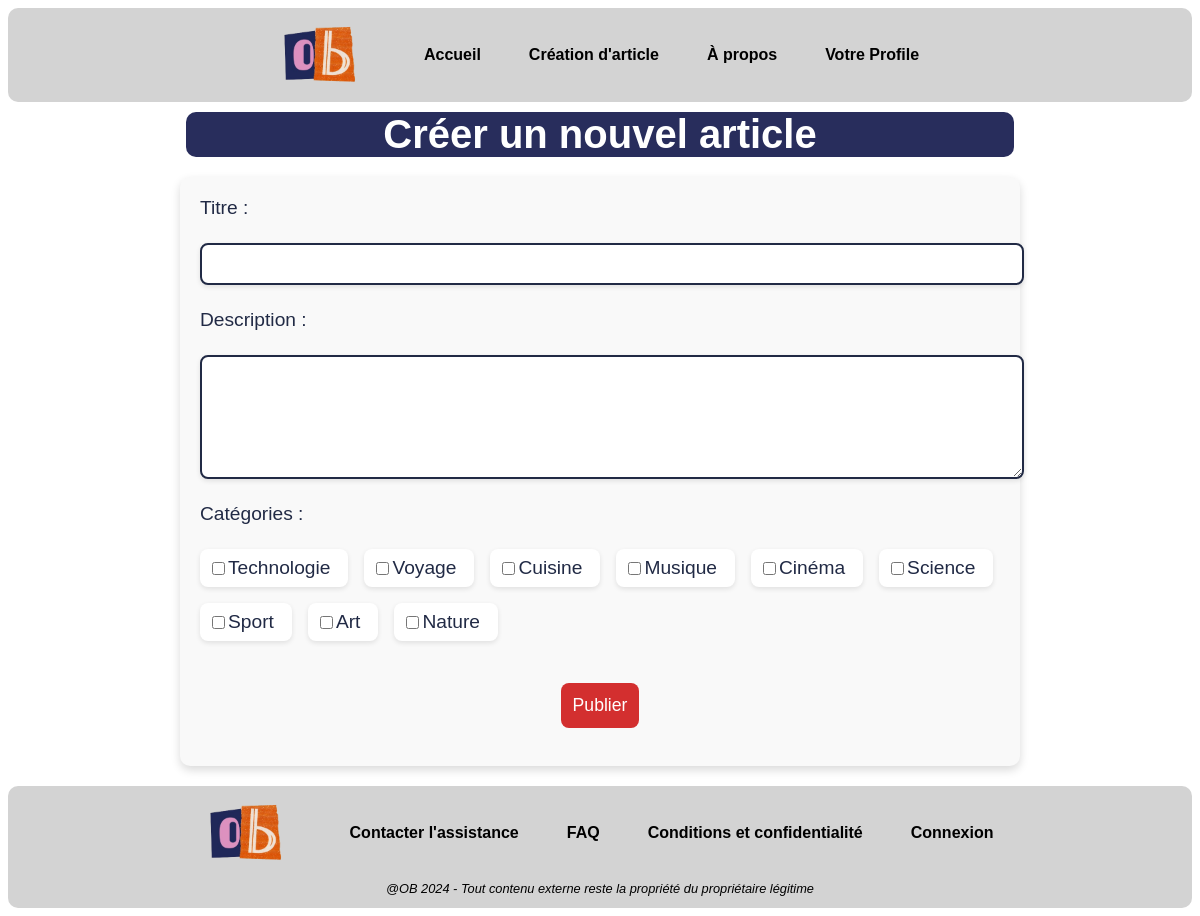
Screenshot of /creationArticle.php (signed in) with the database file from the repository.
### tables this page shows
CREATE TABLE IF NOT EXISTS `categorie` (
  `id` int NOT NULL AUTO_INCREMENT COMMENT 'Identifiant unique de la catégorie.',
  `nom` varchar(50) NOT NULL COMMENT 'Nom de la catégorie.',
  PRIMARY KEY (`id`)
);

### creationArticle.php (the view, shortened to what this page needs)
<?php
include "pagesOutils/connDB.php";
$sqlCategories = "SELECT id, nom FROM categorie";
$resultCategories = $conn->query($sqlCategories);
$categories = [];
while ($row = $resultCategories->fetch_assoc()) {
    $categories[] = $row;
}
?>
<!DOCTYPE html>
<html>
    <head>
        <link rel="stylesheet" href="creationArticle.css">
    </head>
    <?php include "pagesOutils/header.php" ?>
    <body>
        <h1>Créer un nouvel article</h1>
        <form method="post">
            <label for="titre">Titre :</label>
            <input type="text" id="titre" name="titre" required>
            <label for="description">Description :</label>
            <textarea id="description" name="description" required></textarea>
            <label for="categories">Catégories :</label>
            <div id="categories">
                <?php foreach ($categories as $categorie): ?>
                    <div>
                        <input type="checkbox" id="categorie_<?php echo $categorie['id']; ?>" name="categories[]" value="<?php echo $categorie['id']; ?>">
                        <label for="categorie_<?php echo $categorie['id']; ?>"><?php echo htmlspecialchars($categorie['nom']); ?></label>
                    </div>
                <?php endforeach; ?>
            </div>
            <button type="submit">Publier</button>
        </form>
    </body>
    <?php include "pagesOutils/footer.php" ?>
</html>

### creationArticle.css (style rules this page uses)
label { margin-right: 10px; font-size: 1.2em; color: #212A45; }
h1 { font-size: 2.5em; color: white; font-family: "Century Gothic", sans-serif; text-align: center; margin : 10px auto ; font-weight: bold; border-radius: 10px; background-color: #282d5c; width: 70%; }
button { padding: 10px 20px; background-color: #f44336; margin: 1em; color: white; border: none; border-radius: 5px; cursor: pointer; justify-self: center; align-self: center; }
form { background-color: #f9f9f9; padding: 20px; border-radius: 10px; box-shadow: 0 4px 10px rgba(0, 0, 0, 0.15); max-width: 800px; margin: 20px auto; display: flex; flex-direction: column; gap: 1.5em; font-family: "Century Gothic", sans-serif; }
form label { font-size: 1.2em; color: #212A45; }
form input[type="text"], form textarea { width: 100%; padding: 10px; border: 2px solid #212A45; border-radius: 8px; box-shadow: 0 2px 5px rgba(0, 0, 0, 0.1); transition: box-shadow 0.3s ease; font-size: 1em; }
form textarea { resize: vertical; min-height: 100px; }
#categories { display: flex; flex-wrap: wrap; gap: 1em; }
#categories div { display: flex; align-items: center; background-color: #fff; padding: 8px; border-radius: 8px; box-shadow: 0 2px 5px rgba(0, 0, 0, 0.1); transition: box-shadow 0.3s ease; }
button[type="submit"] { background-color: #d32f2f; color: white; border: none; padding: 12px; font-size: 1.1em; border-radius: 8px; cursor: pointer; align-self: center; transition: background-color 0.3s ease; }

### rows the page displays
categorie: nom "Technologie"
categorie: nom "Voyage"
categorie: nom "Cuisine"
categorie: nom "Musique"
categorie: nom "Cinéma"
categorie: nom "Science"
categorie: nom "Sport"
categorie: nom "Art"
categorie: nom "Nature"
